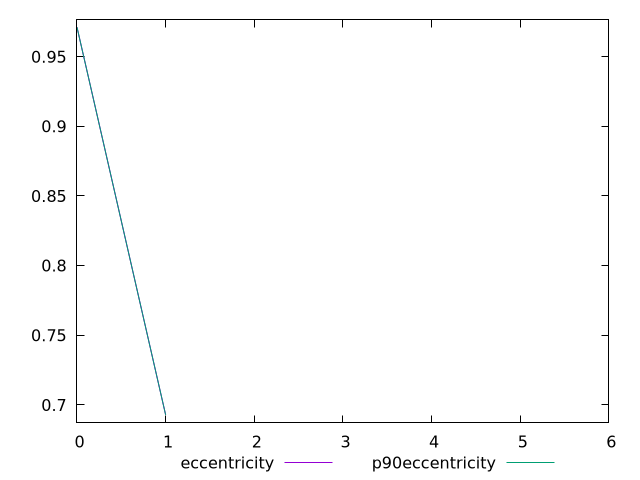

Source code (gnuplot):
$_eccentricity <<EOF
0 0.9711026527239534
1 0.6928203230275509
2 NaN
3 NaN
4 NaN
5 NaN
6 NaN
EOF
$_p90Eccentricity <<EOF
0 0.9711026527239534
1 0.6928203230275509
2 NaN
3 NaN
4 NaN
5 NaN
6 NaN
EOF
set key outside below
set terminal pngcairo
set output "report_00006_2020-11-02T20-21-41.718Z/unminified-css/progession_eccentricity_p90eccentricity.png"
set yrange [0.6872546764336229:0.9766682993178813]
plot $_eccentricity title "eccentricity" with line ,$_p90Eccentricity title "p90eccentricity" with line ,
